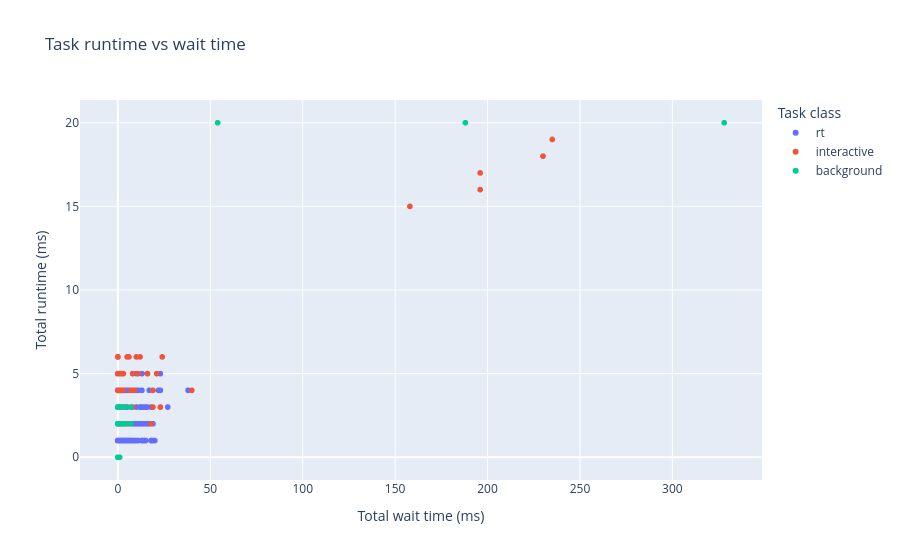

Notebook code cell kept with this figure:
### Markdown cell above
## Task runtime vs wait

### Code cell
runtime_fig = ml.make_task_runtime_scatter(trace)
runtime_fig

### Figure 1 — Plotly figure (JSON) as saved in the notebook; plotly's stock layout.template omitted (floating-point values rounded to 4 significant figures; data arrays with more than 128 entries replaced by an {"elided": "..."} marker saying what was removed)
{"data": [{"customdata": {"elided": "1215x5 mixed values"}, "hovertemplate": "Task class=rt<br>Total wait time (ms)=%{x}<br>Total runtime (ms)=%{y}<br>name=%{customdata[0]}<br>priority=%{customdata[1]}<br>dispatch_count=%{customdata[2]}<br>arrival_ms=%{customdata[3]}<br>completion_ms=%{customdata[4]}<extra></extra>", "legendgroup": "rt", "marker": {"color": "#636efa", "symbol": "circle"}, "mode": "markers", "name": "rt", "showlegend": true, "type": "scattergl", "x": {"elided": "1215 int values"}, "xaxis": "x", "y": {"elided": "1215 int values"}, "yaxis": "y"}, {"customdata": {"elided": "109x5 mixed values"}, "hovertemplate": "Task class=interactive<br>Total wait time (ms)=%{x}<br>Total runtime (ms)=%{y}<br>name=%{customdata[0]}<br>priority=%{customdata[1]}<br>dispatch_count=%{customdata[2]}<br>arrival_ms=%{customdata[3]}<br>completion_ms=%{customdata[4]}<extra></extra>", "legendgroup": "interactive", "marker": {"color": "#EF553B", "symbol": "circle"}, "mode": "markers", "name": "interactive", "showlegend": true, "type": "scattergl", "x": [0, 0, 0, 12, 1, 5, 0, 0, 0, 40, 0, 0, 0, 0, 8, 0, 0, 230, 7, 1, 1, 0, 4, 21, 7, 0, 3, 4, 18, 235, 6, 1, 0, 11, 1, 0, 0, 0, 0, 1, 1, 3, 0, 9, 0, 0, 0, 0, 7, 3, 0, 158, 196, 196, 8, 10, 19, 19, 3, 0, 0, 0, 0, 0, 0, 3, 0, 0, 0, 0, 0, 0, 5, 1, 0, 0, 2, 0, 0, 0, 0, 0, 0, 0, 0, 0, 1, 0, 0, 0, 3, 16, 24, 2, 9, 23, 0, 0, 0, 0, 0, 0, 0, 3, 0, 0, 0, 0, 0], "xaxis": "x", "y": [4, 6, 4, 6, 4, 2, 6, 4, 6, 4, 6, 5, 3, 5, 3, 4, 3, 18, 4, 5, 5, 3, 3, 5, 3, 5, 3, 3, 2, 19, 6, 5, 5, 5, 5, 5, 5, 4, 4, 2, 4, 4, 4, 4, 4, 3, 3, 4, 2, 3, 0, 15, 16, 17, 5, 6, 3, 4, 5, 6, 3, 4, 6, 5, 6, 3, 4, 6, 5, 6, 3, 4, 6, 5, 6, 3, 4, 6, 5, 6, 3, 4, 6, 3, 4, 3, 5, 6, 3, 4, 3, 5, 6, 3, 4, 3, 5, 6, 3, 4, 3, 5, 6, 3, 4, 5, 6, 3, 4], "yaxis": "y"}, {"customdata": [["cache_maintenance#1", 10, 6, 0, 208], ["data_logger#1", 8, 3, 1000, 1074], ["network_watchdog#2", 2, 1, 500, 505], ["power_manager#2", 3, 1, 2000, 2010], ["power_manager#1", 3, 1, 0, 5], ["network_watchdog#7", 2, 1, 3000, 0], ["firmware_update_check#1", 9, 12, 0, 348], ["network_watchdog#1", 2, 1, 0, 6], ["temperature_monitor#1", 2, 1, 0, 4], ["temperature_monitor#2", 2, 1, 1000, 1007], ["temperature_monitor#3", 2, 1, 2000, 2002], ["temperature_monitor#4", 2, 1, 3000, 0], ["network_watchdog#3", 2, 1, 1000, 1005], ["network_watchdog#4", 2, 1, 1500, 1503], ["network_watchdog#5", 2, 1, 2000, 2009], ["network_watchdog#6", 2, 1, 2500, 2503]], "hovertemplate": "Task class=background<br>Total wait time (ms)=%{x}<br>Total runtime (ms)=%{y}<br>name=%{customdata[0]}<br>priority=%{customdata[1]}<br>dispatch_count=%{customdata[2]}<br>arrival_ms=%{customdata[3]}<br>completion_ms=%{customdata[4]}<extra></extra>", "legendgroup": "background", "marker": {"color": "#00cc96", "symbol": "circle"}, "mode": "markers", "name": "background", "showlegend": true, "type": "scattergl", "x": [188, 54, 2, 7, 3, 1, 328, 4, 2, 4, 0, 0, 3, 0, 7, 0], "xaxis": "x", "y": [20, 20, 3, 3, 2, 0, 20, 2, 2, 3, 2, 0, 2, 3, 2, 3], "yaxis": "y"}], "layout": {"legend": {"title": {"text": "Task class"}, "tracegroupgap": 0}, "title": {"text": "Task runtime vs wait time"}, "xaxis": {"anchor": "y", "domain": [0, 1], "title": {"text": "Total wait time (ms)"}}, "yaxis": {"anchor": "x", "domain": [0, 1], "title": {"text": "Total runtime (ms)"}}}}
